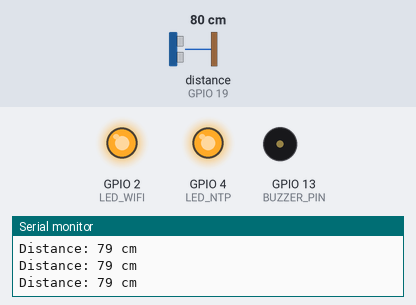
Simulated run of this sketch. Board: ESP32. On the bench: output pins drawn as LEDs (lit = HIGH), buzzer (waves = sounding), the last lines printed to the serial monitor. Wiring (inferred from the names in the program): ultrasonic range finder: trigger GPIO 18; echo GPIO 19. Dashed ring = blinking. The test bench sets the inputs (shaded band); at power-on: distance to the obstacle (sensor on GPIO 19) 80 cm. The echo pulse lasts 58.3 µs per cm; WiFi joins after 1.5 s; servers stay silent unless stated; random numbers use the default seed unless the sketch sets one; no MQTT or app messages arrive unless stated; pins used as bus, display or sensor lines are not drawn.

Above: at 1.2 s.
1.3 s: distance to the obstacle (sensor on GPIO 19) set to 21 cm
4.3 s: distance to the obstacle (sensor on GPIO 19) set to 18 cm
At 4.46 s:
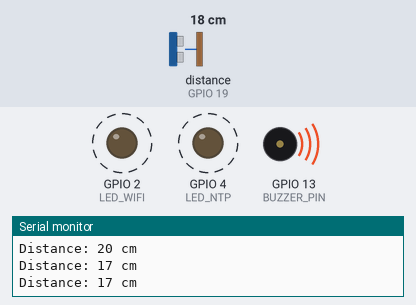
7.3 s: distance to the obstacle (sensor on GPIO 19) set to 9 cm
10.3 s: distance to the obstacle (sensor on GPIO 19) set to 6 cm
11.8 s: distance to the obstacle (sensor on GPIO 19) set to 35 cm
At 12.8 s:
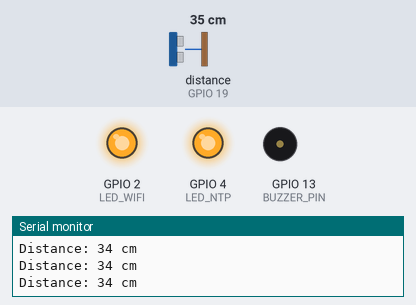
Timing chart, 0 to 14.3 s (numbered marks = the images above; inputs shaded):
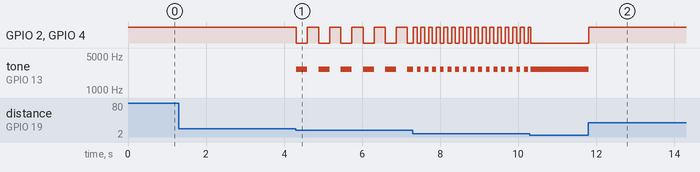

The sketch:

KidBright_WiFi_MQTT.ino
```cpp
/**
 * ============================================================================
 * ระบบตรวจจับวัตถุเมื่อเข้าใกล้ (Ultrasonic Proximity Detection System)
 * บอร์ด: KidBright32 (ESP32) + เซนเซอร์ HC-SR04
 * การเชื่อมต่อ: รองรับทั้ง "เสียบสาย USB" และ "ไร้สายออนไลน์ (WiFi+MQTT)" พร้อมกัน 100%
 * ============================================================================
 *
 * จุดเด่นของโค้ดนี้:
 * 1. เสียบสาย USB ปุ๊บ เซนเซอร์ทำงานทันที เสียงดังทันที ไฟติดทันที (ไม่ค้างรอ WiFi)
 * 2. หากเปิด Hotspot มือถือ บอร์ดจะเชื่อมต่อ WiFi ในเบื้องหลังอัตโนมัติ และส่งขึ้นเว็บออนไลน์ทันที
 *
 * ไลบรารีที่ต้องติดตั้งใน Arduino IDE:
 * - PubSubClient (by Nick O'Leary)
 */

#include <Arduino.h>
#include <WiFi.h>
#include <PubSubClient.h>

// ============================================================================
// 1. กำหนดการเชื่อมต่อ WiFi และ MQTT
// ============================================================================
const char* ssid        = "Fah";               // ชื่อ Hotspot มือถือของคุณ
const char* password    = "0840586404";       // รหัสผ่าน Hotspot
const char* mqtt_server = "broker.hivemq.com"; // เซิร์ฟเวอร์ HiveMQ Cloud กลางฟรี
const int   mqtt_port   = 1883;
const char* mqtt_topic  = "kidbright32/proximity/default"; // Topic บนหน้าเว็บ

// ============================================================================
// 2. กำหนดขาพินอุปกรณ์ (ตามโค้ดเดิมของคุณ)
// ============================================================================
const int TRIG_PIN   = 18;   // พิน 18 (Trig)
const int ECHO_PIN   = 19;   // พิน 19 (Echo)
const int BUZZER_PIN = 13;   // Buzzer บนบอร์ด KidBright

const int LED_WIFI   = 2;    // พิน LED WIFI
const int LED_NTP    = 4;    // พิน LED NTP

const int BEEP_FREQ  = 2700; // ความถี่เสียง 2700Hz

WiFiClient espClient;
PubSubClient client(espClient);

// ตัวแปรจับเวลาสำหรับระบบไม่บล็อก (Non-blocking timing)
unsigned long previousBlinkMillis = 0;
unsigned long lastPublishTime     = 0;
unsigned long lastMqttRetryTime   = 0;
unsigned long lastWifiCheckTime   = 0;

const unsigned long publishInterval = 100; // ส่งข้อมูลทุกๆ 100ms

bool state = false;            // สถานะกระพริบ LED (ช่วง 7-18 cm)
bool isContinuousBeep = false; // ตัวแปรล็อกสถานะปี๊บยาวค้าง

// ============================================================================
// ฟังก์ชันอ่านค่าเซนเซอร์แบบเดี่ยว (โค้ดเดิมของคุณ)
// ============================================================================
long readSingleDistance() {
  digitalWrite(TRIG_PIN, LOW);
  delayMicroseconds(2);
  digitalWrite(TRIG_PIN, HIGH);
  delayMicroseconds(10);
  digitalWrite(TRIG_PIN, LOW);

  long duration = pulseIn(ECHO_PIN, HIGH, 25000); // timeout 25ms (~4 เมตร)
  if (duration == 0) return 999;
  return duration * 0.034 / 2;
}

// ============================================================================
// กรองค่าแกว่งแบบ Median Filter 5 ค่า (โค้ดเดิมของคุณ)
// ============================================================================
long getDistanceCM() {
  long readings[5];
  for (int i = 0; i < 5; i++) {
    readings[i] = readSingleDistance();
    delayMicroseconds(200);
  }

  for (int i = 0; i < 4; i++) {
    for (int j = i + 1; j < 5; j++) {
      if (readings[i] > readings[j]) {
        long temp = readings[i];
        readings[i] = readings[j];
        readings[j] = temp;
      }
    }
  }

  return readings[2];
}

// ============================================================================
// ฟังก์ชันจัดการ WiFi และ MQTT แบบไม่ทำให้เซนเซอร์กระตุก (Non-blocking)
// ============================================================================
void handleNetwork(unsigned long now) {
  // ตรวจสอบและสั่งเชื่อมต่อ WiFi ในเบื้องหลัง (ไม่หยุดรอ)
  if (WiFi.status() != WL_CONNECTED) {
    if (now - lastWifiCheckTime >= 10000) { // ลองต่อใหม่ทุก 10 วินาที
      lastWifiCheckTime = now;
      WiFi.mode(WIFI_STA);
      WiFi.begin(ssid, password);
    }
    return;
  }

  // หากต่อ WiFi ได้แล้ว ให้จัดการ MQTT
  if (!client.connected()) {
    if (now - lastMqttRetryTime >= 4000) { // ลองต่อ MQTT ทุก 4 วินาที
      lastMqttRetryTime = now;
      String clientId = "KB32-" + String(random(0xffff), HEX);
      if (client.connect(clientId.c_str())) {
        Serial.print("\n>>> MQTT Connected! Topic: ");
        Serial.println(mqtt_topic);
      }
    }
  } else {
    client.loop();
  }
}

// ============================================================================
// SETUP
// ============================================================================
void setup() {
  Serial.begin(115200);

  // ตั้งค่าขาพิน
  pinMode(TRIG_PIN, OUTPUT);
  pinMode(ECHO_PIN, INPUT);
  pinMode(BUZZER_PIN, OUTPUT);

  pinMode(LED_WIFI, OUTPUT);
  pinMode(LED_NTP, OUTPUT);

  // ปิดไฟและเสียงเริ่มต้น (KidBright Active LOW: HIGH คือดับ)
  digitalWrite(LED_WIFI, HIGH);
  digitalWrite(LED_NTP, HIGH);
  noTone(BUZZER_PIN);

  // สั่งต่อ WiFi ทันทีโดยไม่ต้องค้างรอ (Background connecting)
  WiFi.mode(WIFI_STA);
  WiFi.begin(ssid, password);

  client.setServer(mqtt_server, mqtt_port);
  client.setBufferSize(256);

  Serial.println("\n--- ระบบตรวจจับวัตถุ KidBright32 พร้อมทำงานทันที ---");
}

// ============================================================================
// LOOP (ทำงานทันที 100% ไม่ค้างรอ WiFi)
// ============================================================================
void loop() {
  unsigned long currentMillis = millis();

  // จัดการเน็ต WiFi & MQTT ในเบื้องหลัง
  handleNetwork(currentMillis);

  // อ่านระยะทางจากเซนเซอร์อัลตราโซนิก (ใช้ Median Filter 5 ค่าของคุณ)
  long cm = getDistanceCM();

  // --------------------------------------------------------------------------
  // ตรรกะไฟและเสียง 3 โซน (ตามโค้ดเดิมของคุณเป๊ะ 100%)
  // --------------------------------------------------------------------------

  // 1. ระยะวิกฤต (<= 6 cm) -> เสียงปี๊บค้างยาว + ไฟติดค้าง
  if (cm <= 6) {
    if (!isContinuousBeep) {
      tone(BUZZER_PIN, BEEP_FREQ);
      isContinuousBeep = true;
    }
    digitalWrite(LED_WIFI, LOW);
    digitalWrite(LED_NTP, LOW);
  }
  // 2. ระยะเตือน (7 ถึง 18 cm) -> ไฟกระพริบและเสียงเป็นช่วงๆ ยิ่งใกล้ยิ่งถี่
  else if (cm <= 18) {
    if (isContinuousBeep) {
      noTone(BUZZER_PIN);
      isContinuousBeep = false;
    }

    int interval = map(cm, 7, 18, 70, 300);

    if (currentMillis - previousBlinkMillis >= interval) {
      previousBlinkMillis = currentMillis;
      state = !state;

      if (state) {
        digitalWrite(LED_WIFI, LOW);  // เปิดไฟ
        digitalWrite(LED_NTP, LOW);
        tone(BUZZER_PIN, BEEP_FREQ);
      } else {
        digitalWrite(LED_WIFI, HIGH); // ปิดไฟ
        digitalWrite(LED_NTP, HIGH);
        noTone(BUZZER_PIN);
      }
    }
  }
  // 3. ระยะปลอดภัย (> 18 cm) -> ปิดไฟและเสียงทันที
  else {
    digitalWrite(LED_WIFI, HIGH); // ปิดไฟ (HIGH คือดับ)
    digitalWrite(LED_NTP, HIGH);
    noTone(BUZZER_PIN);
    state = false;
    isContinuousBeep = false;
  }

  // --------------------------------------------------------------------------
  // ส่งข้อมูลทั้ง Serial (สาย USB) และ MQTT (ออนไลน์) พร้อมกัน
  // --------------------------------------------------------------------------
  if (currentMillis - lastPublishTime >= publishInterval) {
    lastPublishTime = currentMillis;

    // 1. ส่งผ่านสาย USB (ทำงานตลอดเวลา ทันทีที่เสียบสาย)
    Serial.print("Distance: ");
    Serial.print(cm);
    Serial.println(" cm");

    // 2. ส่งผ่านออนไลน์ MQTT (ถ้าต่อ WiFi สำเร็จ จะยิงขึ้นเว็บให้อัตโนมัติ)
    if (client.connected()) {
      char payload[16];
      snprintf(payload, sizeof(payload), "%ld", cm);
      client.publish(mqtt_topic, payload);
    }
  }

  delay(10);
}
```

Measured:
- the behaviour switches between 20 and 19 cm on distance to the obstacle (sensor on GPIO 19) (found by bisection; images 0 and 1)
- after the input at 4.3 s, GPIO 2 (LED_WIFI), GPIO 4 (LED_NTP): alternates HIGH for 0.28 s and LOW for 0.29 s, starting at once; tone on GPIO 13 (BUZZER_PIN): alternates 2700 Hz for 0.29 s and silent for 0.28 s, starting at once
- after the input at 11.8 s, GPIO 2 (LED_WIFI), GPIO 4 (LED_NTP): LOW → HIGH at once; tone on GPIO 13 (BUZZER_PIN): 2700 Hz → silent at once
